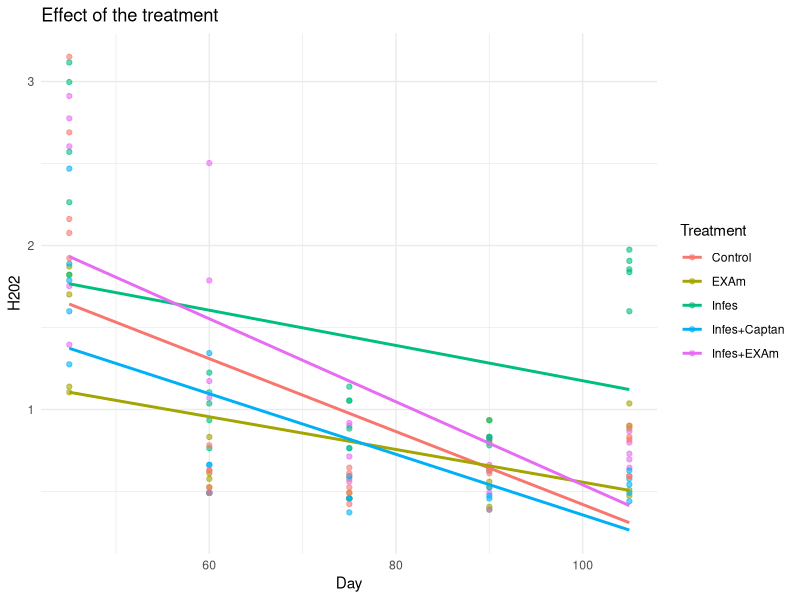
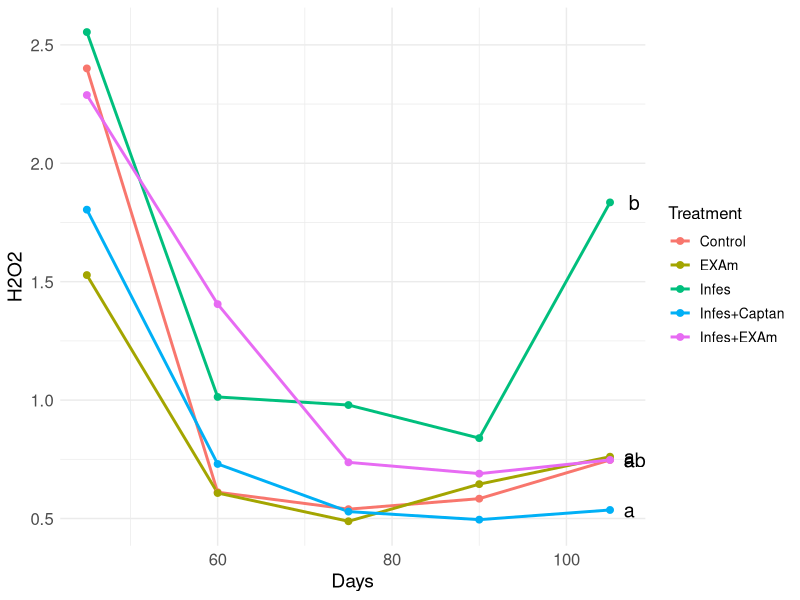
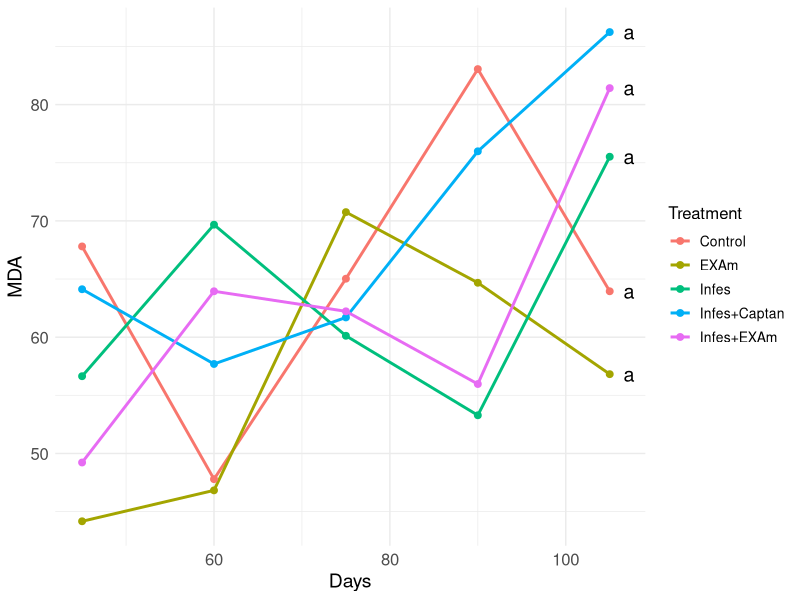
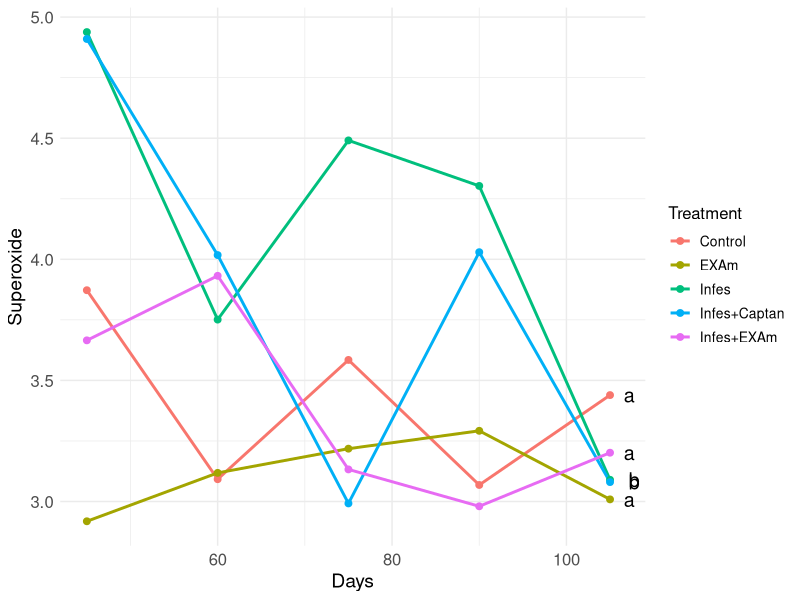
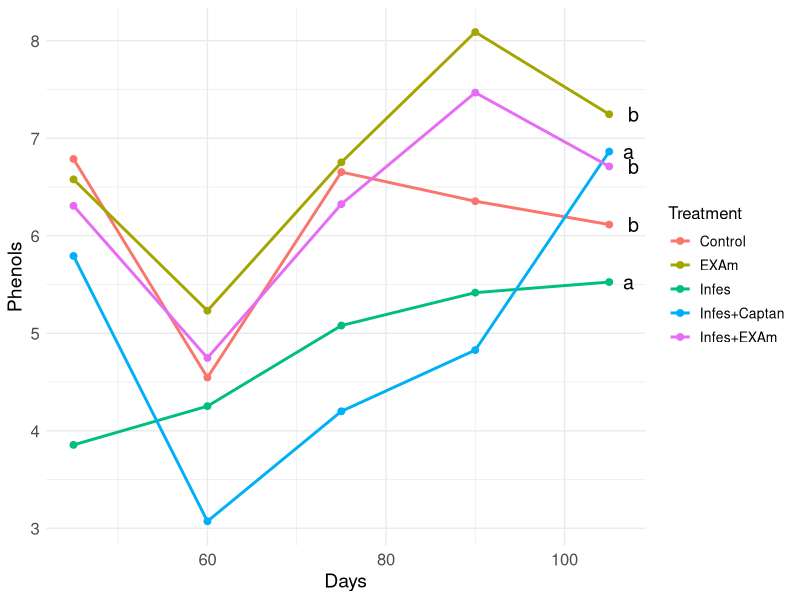
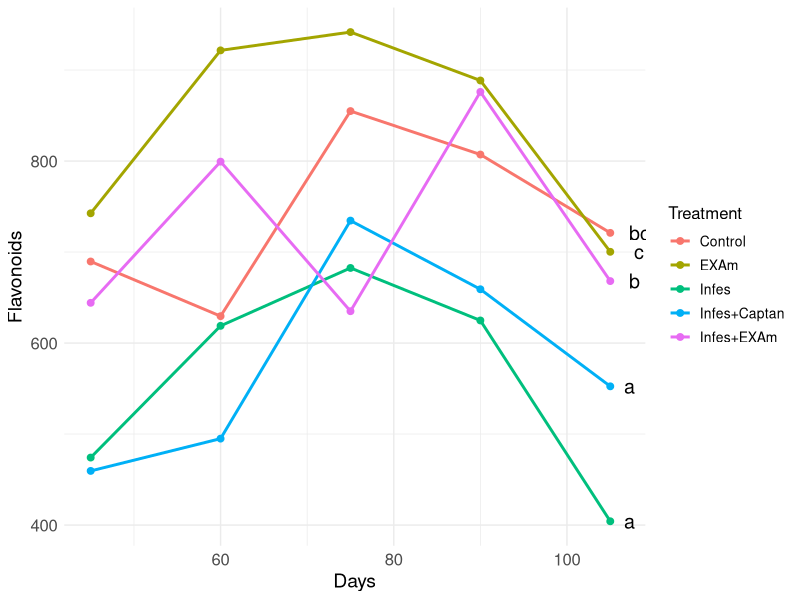
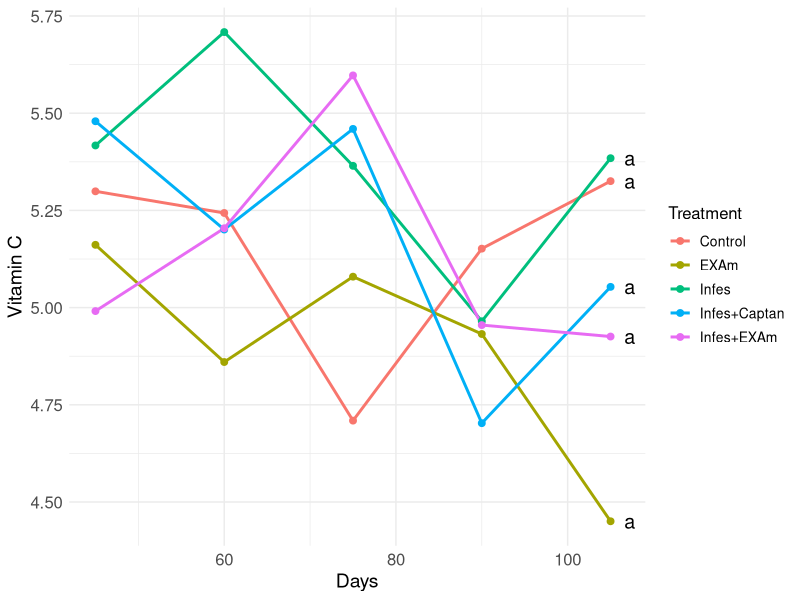
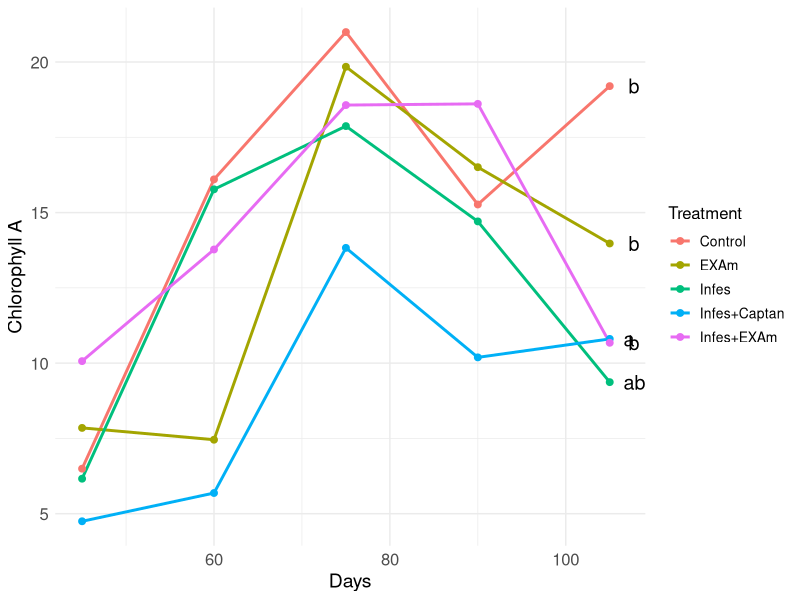

Write the R code that produced these figures, in order.
## ---- chunk 1
library(lme4)
library(lmerTest)
library(ggplot2)
library(emmeans)
library(ggsignif)
library(multcompView)
library(multcomp)
library(rstatix)
library(nlme)
library(dplyr)
## ---- chunk 2
library(readxl)
df <- read_excel("DATA/tomato-clean.xlsx", sheet = 3)
## ---- chunk 3
?lmer
model <- lmer(H202 ~ Day * Treatment + (1 | Block), data = df)
summary(model)
## ---- chunk 4
df$predicted <- predict(model)
ggplot(df, aes(x = Day, y = H202, color = Treatment)) +
  geom_point(alpha = 0.6) +
  geom_line(aes(y = predicted), size = 1) +
  theme_minimal() +
  labs(title = "Effect of the treatment",
       x = "Day",
       y = "H202")
## ---- chunk 5

modelo_repet <- lme(H202 ~ Treatment * Day, random = ~1 | Block/Samples, data = df)
modelo_repet

emm_treatments <- emmeans(modelo_repet, ~ Treatment)

comparissons <- cld(emm_treatments, alpha=0.05, Letters=letters, adjust="tukey")

Lettersabc <- comparissons$.group
Lettersabc
## ---- chunk 6
emm_data <- as.data.frame(comparissons)

letters_df <- data.frame(Treatment = comparissons$Treatment,
                         Letters = comparissons$.group)


medias_df <- df %>%
  group_by(Treatment, Day) %>%
  summarise(H202_mean = mean(H202), .groups = "drop")


lastday <- medias_df %>%
  filter(Day == max(medias_df$Day)) %>%
  left_join(letters_df, by = "Treatment") 


ggplot(medias_df, aes(x = Day, y = H202_mean, group = Treatment, color = Treatment)) +
  geom_line(size = 1) +  
  geom_point(size = 2) + 
  geom_text(data = lastday, 
            aes(label = Letters, x = Day + 1, y = H202_mean), 
            hjust = 0, size = 5, inherit.aes = FALSE) +  
  labs(x = "Days", 
       y = "H2O2", 
       color = "Treatment") +
  scale_color_discrete(name = "Treatment") + 
  theme_minimal() +
  theme(axis.text = element_text(size = 12),
        axis.title = element_text(size = 14),
        legend.title = element_text(size = 12),
        legend.text = element_text(size = 10))
## ---- chunk 7
df$MDA[is.na(df$MDA)] <- mean(df$MDA, na.rm = TRUE)
modelo_repet <- lme(MDA ~ Treatment * Day, random = ~1 | Block/Samples, data = df)
modelo_repet


emm_treatmentsmda <- emmeans(modelo_repet, ~ Treatment)


comparisonsmda <- cld(emm_treatmentsmda, alpha = 0.05, Letters = letters, adjust = "tukey")

# Extraer las letras significativas
Lettersabcmda <- comparisonsmda$.group

# Mostrar las letras significativas
Lettersabcmda
## ---- chunk 8
letters_df <- data.frame(Treatment = comparisonsmda$Treatment,
                         Letters = comparisonsmda$.group)

# Calculate means for MDA by Treatment and Day
medias_df <- df %>%
  group_by(Treatment, Day) %>%
  summarise(MDA_mean = mean(MDA), .groups = "drop")

# Get data for the last day to display letters on the plot
lastday <- medias_df %>%
  filter(Day == max(medias_df$Day)) %>%
  left_join(letters_df, by = "Treatment")

# Create the plot
ggplot(medias_df, aes(x = Day, y = MDA_mean, group = Treatment, color = Treatment)) +
  geom_line(size = 1) +  
  geom_point(size = 2) + 
  geom_text(data = lastday, 
            aes(label = Letters, x = Day + 1, y = MDA_mean), 
            hjust = 0, size = 5, inherit.aes = FALSE) +  
  labs(x = "Days", 
       y = "MDA", 
       color = "Treatment") +
  scale_color_discrete(name = "Treatment") + 
  theme_minimal() +
  theme(axis.text = element_text(size = 12),
        axis.title = element_text(size = 14),
        legend.title = element_text(size = 12),
        legend.text = element_text(size = 10))
## ---- chunk 9
modelo_repet <- lme(Superoxide ~ Treatment * Day, random = ~1 | Block/Samples, data = df)
modelo_repet

emm_treatments_superoxide <- emmeans(modelo_repet, ~ Treatment)

#
comparisons_superoxide <- cld(emm_treatments_superoxide, alpha = 0.05, Letters = letters, adjust = "tukey")


Lettersabc_superoxide <- comparisons_superoxide$.group

#
Lettersabc_superoxide

## ---- chunk 10
letters_df <- data.frame(Treatment = comparisons_superoxide$Treatment,
                         Letters = comparisons_superoxide$.group)


medias_df <- df %>%
  group_by(Treatment, Day) %>%
  summarise(Superoxide_mean = mean(Superoxide), .groups = "drop")


lastday <- medias_df %>%
  filter(Day == max(medias_df$Day)) %>%
  left_join(letters_df, by = "Treatment")


ggplot(medias_df, aes(x = Day, y = Superoxide_mean, group = Treatment, color = Treatment)) +
  geom_line(size = 1) +  
  geom_point(size = 2) + 
  geom_text(data = lastday, 
            aes(label = Letters, x = Day + 1, y = Superoxide_mean), 
            hjust = 0, size = 5, inherit.aes = FALSE) +  
  labs(x = "Days", 
       y = "Superoxide", 
       color = "Treatment") +
  scale_color_discrete(name = "Treatment") + 
  theme_minimal() +
  theme(axis.text = element_text(size = 12),
        axis.title = element_text(size = 14),
        legend.title = element_text(size = 12),
        legend.text = element_text(size = 10))
## ---- chunk 11
modelo_repet <- lme(Phenols ~ Treatment * Day, random = ~1 | Block/Samples, data = df)
modelo_repet  


emm_treatments_phenols <- emmeans(modelo_repet, ~ Treatment)


comparisons_phenols <- cld(emm_treatments_phenols, alpha = 0.05, Letters = letters, adjust = "tukey")


Lettersabc_phenols <- comparisons_phenols$.group


Lettersabc_phenols
## ---- chunk 12
letters_df_phenols <- data.frame(Treatment = comparisons_phenols$Treatment,
                                 Letters = comparisons_phenols$.group)


medias_df_phenols <- df %>%
  group_by(Treatment, Day) %>%
  summarise(Phenols_mean = mean(Phenols), .groups = "drop")


lastday_phenols <- medias_df_phenols %>%
  filter(Day == max(medias_df_phenols$Day)) %>%
  left_join(letters_df_phenols, by = "Treatment")


ggplot(medias_df_phenols, aes(x = Day, y = Phenols_mean, group = Treatment, color = Treatment)) +
  geom_line(size = 1) +  
  geom_point(size = 2) + 
  geom_text(data = lastday_phenols, 
            aes(label = Letters, x = Day + 1, y = Phenols_mean), 
            hjust = 0, size = 5, inherit.aes = FALSE) +  
  labs(x = "Days", 
       y = "Phenols", 
       color = "Treatment") +
  scale_color_discrete(name = "Treatment") + 
  theme_minimal() +
  theme(axis.text = element_text(size = 12),
        axis.title = element_text(size = 14),
        legend.title = element_text(size = 12),
        legend.text = element_text(size = 10))
## ---- chunk 13
modelo_repet <- lme(Flavonoids ~ Treatment * Day, random = ~1 | Block/Samples, data = df)
modelo_repet  


emm_treatments_flavonoids <- emmeans(modelo_repet, ~ Treatment)


comparisons_flavonoids <- cld(emm_treatments_flavonoids, alpha = 0.05, Letters = letters, adjust = "tukey")


Lettersabc_flavonoids <- comparisons_flavonoids$.group


Lettersabc_flavonoids
## ---- chunk 14
letters_df_flavonoids <- data.frame(Treatment = comparisons_flavonoids$Treatment,
                                    Letters = comparisons_flavonoids$.group)


medias_df_flavonoids <- df %>%
  group_by(Treatment, Day) %>%
  summarise(Flavonoids_mean = mean(Flavonoids), .groups = "drop")


lastday_flavonoids <- medias_df_flavonoids %>%
  filter(Day == max(medias_df_flavonoids$Day)) %>%
  left_join(letters_df_flavonoids, by = "Treatment")


ggplot(medias_df_flavonoids, aes(x = Day, y = Flavonoids_mean, group = Treatment, color = Treatment)) +
  geom_line(size = 1) +  
  geom_point(size = 2) + 
  geom_text(data = lastday_flavonoids, 
            aes(label = Letters, x = Day + 1, y = Flavonoids_mean), 
            hjust = 0, size = 5, inherit.aes = FALSE) +  
  labs(x = "Days", 
       y = "Flavonoids", 
       color = "Treatment") +
  scale_color_discrete(name = "Treatment") + 
  theme_minimal() +
  theme(axis.text = element_text(size = 12),
        axis.title = element_text(size = 14),
        legend.title = element_text(size = 12),
        legend.text = element_text(size = 10))
## ---- chunk 15
# Clean up column names by replacing spaces with underscores
names(df) <- gsub(" ", "_", names(df))  # Replace spaces with underscores

# Define the model for Vitamin C using the cleaned column name
modelo_repet <- lme(`Vitamin_C` ~ Treatment * Day, random = ~1 | Block/Samples, data = df)
modelo_repet  

# Compute emmeans for Vitamin C by Treatment
emm_treatments_vitamin_C <- emmeans(modelo_repet, ~ Treatment)

# Conduct Tukey's HSD and store letters for comparison
comparisons_vitamin_C <- cld(emm_treatments_vitamin_C, alpha = 0.05, Letters = letters, adjust = "tukey")

# Extract the groupings (letters) for Vitamin C
Lettersabc_vitamin_C <- comparisons_vitamin_C$.group

Lettersabc_vitamin_C
## ---- chunk 16
# Clean up column names by replacing spaces with underscores
names(df) <- gsub(" ", "_", names(df))  # Replace spaces with underscores

# Conduct comparisons and assign letters (replace Flavonoids with Vitamin C)
letters_df_vitamin_C <- data.frame(Treatment = comparisons_vitamin_C$Treatment,
                                    Letters = comparisons_vitamin_C$.group)

# Summarize the mean for Vitamin C by Treatment and Day
medias_df_vitamin_C <- df %>%
  group_by(Treatment, Day) %>%
  summarise(Vitamin_C_mean = mean(Vitamin_C), .groups = "drop")

# Prepare the dataset for the last day
lastday_vitamin_C <- medias_df_vitamin_C %>%
  filter(Day == max(medias_df_vitamin_C$Day)) %>%
  left_join(letters_df_vitamin_C, by = "Treatment")

# Create the plot
ggplot(medias_df_vitamin_C, aes(x = Day, y = Vitamin_C_mean, group = Treatment, color = Treatment)) +
  geom_line(size = 1) +  
  geom_point(size = 2) + 
  geom_text(data = lastday_vitamin_C, 
            aes(label = Letters, x = Day + 1, y = Vitamin_C_mean), 
            hjust = 0, size = 5, inherit.aes = FALSE) +  
  labs(x = "Days", 
       y = "Vitamin C", 
       color = "Treatment") +
  scale_color_discrete(name = "Treatment") + 
  theme_minimal() +
  theme(axis.text = element_text(size = 12),
        axis.title = element_text(size = 14),
        legend.title = element_text(size = 12),
        legend.text = element_text(size = 10))
## ---- chunk 17
# Clean up column names by replacing spaces with underscores
names(df) <- gsub(" ", "_", names(df))  # Replace spaces with underscores

# Define the model for Chlorophyll A using the cleaned column name
modelo_repet <- lme(Chlorophyll_A ~ Treatment * Day, random = ~1 | Block/Samples, data = df)
modelo_repet  

# Compute emmeans for Chlorophyll A by Treatment
emm_treatments_chlorophyll_A <- emmeans(modelo_repet, ~ Treatment)

# Conduct Tukey's HSD and store letters for comparison
comparisons_chlorophyll_A <- cld(emm_treatments_chlorophyll_A, alpha = 0.05, Letters = letters, adjust = "tukey")

# Extract the groupings (letters) for Chlorophyll A
Lettersabc_chlorophyll_A <- comparisons_chlorophyll_A$.group

Lettersabc_chlorophyll_A
## ---- chunk 18
# Clean up column names by replacing spaces with underscores (again, to ensure consistency)
names(df) <- gsub(" ", "_", names(df))  # Replace spaces with underscores

# Conduct comparisons and assign letters for Chlorophyll A
letters_df_chlorophyll_A <- data.frame(Treatment = comparisons_chlorophyll_A$Treatment,
                                        Letters = comparisons_chlorophyll_A$.group)

# Summarize the mean for Chlorophyll A by Treatment and Day
medias_df_chlorophyll_A <- df %>%
  group_by(Treatment, Day) %>%
  summarise(Chlorophyll_A_mean = mean(Chlorophyll_A), .groups = "drop")

# Prepare the dataset for the last day
lastday_chlorophyll_A <- medias_df_chlorophyll_A %>%
  filter(Day == max(medias_df_chlorophyll_A$Day)) %>%
  left_join(letters_df_chlorophyll_A, by = "Treatment")

# Create the plot for Chlorophyll A
ggplot(medias_df_chlorophyll_A, aes(x = Day, y = Chlorophyll_A_mean, group = Treatment, color = Treatment)) +
  geom_line(size = 1) +  
  geom_point(size = 2) + 
  geom_text(data = lastday_chlorophyll_A, 
            aes(label = Letters, x = Day + 1, y = Chlorophyll_A_mean), 
            hjust = 0, size = 5, inherit.aes = FALSE) +  
  labs(x = "Days", 
       y = "Chlorophyll A", 
       color = "Treatment") +
  scale_color_discrete(name = "Treatment") + 
  theme_minimal() +
  theme(axis.text = element_text(size = 12),
        axis.title = element_text(size = 14),
        legend.title = element_text(size = 12),
        legend.text = element_text(size = 10))
## ---- chunk 19
# Clean up column names by replacing spaces with underscores
names(df) <- gsub(" ", "_", names(df))  # Replace spaces with underscores

# Define the model for Chlorophyll B using the cleaned column name
modelo_repet <- lme(Chlorophyll_B ~ Treatment * Day, random = ~1 | Block/Samples, data = df)
modelo_repet  

# Compute emmeans for Chlorophyll B by Treatment
emm_treatments_chlorophyll_B <- emmeans(modelo_repet, ~ Treatment)

# Conduct Tukey's HSD and store letters for comparison
comparisons_chlorophyll_B <- cld(emm_treatments_chlorophyll_B, alpha = 0.05, Letters = letters, adjust = "tukey")

# Extract the groupings (letters) for Chlorophyll B
Lettersabc_chlorophyll_B <- comparisons_chlorophyll_B$.group

Lettersabc_chlorophyll_B
## ---- chunk 20
# Clean up column names by replacing spaces with underscores (again, to ensure consistency)
names(df) <- gsub(" ", "_", names(df))  # Replace spaces with underscores

# Conduct comparisons and assign letters for Chlorophyll B
letters_df_chlorophyll_B <- data.frame(Treatment = comparisons_chlorophyll_B$Treatment,
                                        Letters = comparisons_chlorophyll_B$.group)

# Summarize the mean for Chlorophyll B by Treatment and Day
medias_df_chlorophyll_B <- df %>%
  group_by(Treatment, Day) %>%
  summarise(Chlorophyll_B_mean = mean(Chlorophyll_B), .groups = "drop")

# Prepare the dataset for the last day
lastday_chlorophyll_B <- medias_df_chlorophyll_B %>%
  filter(Day == max(medias_df_chlorophyll_B$Day)) %>%
  left_join(letters_df_chlorophyll_B, by = "Treatment")

# Create the plot for Chlorophyll B
ggplot(medias_df_chlorophyll_B, aes(x = Day, y = Chlorophyll_B_mean, group = Treatment, color = Treatment)) +
  geom_line(size = 1) +  
  geom_point(size = 2) + 
  geom_text(data = lastday_chlorophyll_B, 
            aes(label = Letters, x = Day + 1, y = Chlorophyll_B_mean), 
            hjust = 0, size = 5, inherit.aes = FALSE) +  
  labs(x = "Days", 
       y = "Chlorophyll B", 
       color = "Treatment") +
  scale_color_discrete(name = "Treatment") + 
  theme_minimal() +
  theme(axis.text = element_text(size = 12),
        axis.title = element_text(size = 14),
        legend.title = element_text(size = 12),
        legend.text = element_text(size = 10))
## ---- chunk 21
# Clean up column names by replacing spaces with underscores
names(df) <- gsub(" ", "_", names(df))  # Replace spaces with underscores

# Define the model for Total Chlorophyll using the cleaned column name
modelo_repet <- lme(Total_chlorophyll ~ Treatment * Day, random = ~1 | Block/Samples, data = df)
modelo_repet  

# Compute emmeans for Total Chlorophyll by Treatment
emm_treatments_total_chlorophyll <- emmeans(modelo_repet, ~ Treatment)

# Conduct Tukey's HSD and store letters for comparison
comparisons_total_chlorophyll <- cld(emm_treatments_total_chlorophyll, alpha = 0.05, Letters = letters, adjust = "tukey")

# Extract the groupings (letters) for Total Chlorophyll
Lettersabc_total_chlorophyll <- comparisons_total_chlorophyll$.group

Lettersabc_total_chlorophyll
## ---- chunk 22
# Clean up column names by replacing spaces with underscores (again, to ensure consistency)
names(df) <- gsub(" ", "_", names(df))  # Replace spaces with underscores

# Conduct comparisons and assign letters for Total Chlorophyll
letters_df_total_chlorophyll <- data.frame(Treatment = comparisons_total_chlorophyll$Treatment,
                                           Letters = comparisons_total_chlorophyll$.group)

# Summarize the mean for Total Chlorophyll by Treatment and Day
medias_df_total_chlorophyll <- df %>%
  group_by(Treatment, Day) %>%
  summarise(Total_Chlorophyll_mean = mean(Total_chlorophyll), .groups = "drop")

# Prepare the dataset for the last day
lastday_total_chlorophyll <- medias_df_total_chlorophyll %>%
  filter(Day == max(medias_df_total_chlorophyll$Day)) %>%
  left_join(letters_df_total_chlorophyll, by = "Treatment")

# Create the plot for Total Chlorophyll
ggplot(medias_df_total_chlorophyll, aes(x = Day, y = Total_Chlorophyll_mean, group = Treatment, color = Treatment)) +
  geom_line(size = 1) +  
  geom_point(size = 2) + 
  geom_text(data = lastday_total_chlorophyll, 
            aes(label = Letters, x = Day + 1, y = Total_Chlorophyll_mean), 
            hjust = 0, size = 5, inherit.aes = FALSE) +  
  labs(x = "Days", 
       y = "Total Chlorophyll", 
       color = "Treatment") +
  scale_color_discrete(name = "Treatment") + 
  theme_minimal() +
  theme(axis.text = element_text(size = 12),
        axis.title = element_text(size = 14),
        legend.title = element_text(size = 12),
        legend.text = element_text(size = 10))
## ---- chunk 23
# Clean up column names by replacing spaces with underscores
names(df) <- gsub(" ", "_", names(df))  # Replace spaces with underscores

# Define the model for B carotene using the cleaned column name
modelo_repet <- lme(`B_carotene` ~ Treatment * Day, random = ~1 | Block/Samples, data = df)
modelo_repet  

# Compute emmeans for B carotene by Treatment
emm_treatments_b_carotene <- emmeans(modelo_repet, ~ Treatment)

# Conduct Tukey's HSD and store letters for comparison
comparisons_b_carotene <- cld(emm_treatments_b_carotene, alpha = 0.05, Letters = letters, adjust = "tukey")

# Extract the groupings (letters) for B carotene
Lettersabc_b_carotene <- comparisons_b_carotene$.group

Lettersabc_b_carotene
## ---- chunk 24
# Clean up column names by replacing spaces with underscores (again, to ensure consistency)
names(df) <- gsub(" ", "_", names(df))  # Replace spaces with underscores

# Conduct comparisons and assign letters for B carotene
letters_df_b_carotene <- data.frame(Treatment = comparisons_b_carotene$Treatment,
                                    Letters = comparisons_b_carotene$.group)

# Summarize the mean for B carotene by Treatment and Day
medias_df_b_carotene <- df %>%
  group_by(Treatment, Day) %>%
  summarise(B_carotene_mean = mean(`B_carotene`), .groups = "drop")

# Prepare the dataset for the last day
lastday_b_carotene <- medias_df_b_carotene %>%
  filter(Day == max(medias_df_b_carotene$Day)) %>%
  left_join(letters_df_b_carotene, by = "Treatment")

# Create the plot for B carotene
ggplot(medias_df_b_carotene, aes(x = Day, y = B_carotene_mean, group = Treatment, color = Treatment)) +
  geom_line(size = 1) +  
  geom_point(size = 2) + 
  geom_text(data = lastday_b_carotene, 
            aes(label = Letters, x = Day + 1, y = B_carotene_mean), 
            hjust = 0, size = 5, inherit.aes = FALSE) +  
  labs(x = "Days", 
       y = "B carotene", 
       color = "Treatment") +
  scale_color_discrete(name = "Treatment") + 
  theme_minimal() +
  theme(axis.text = element_text(size = 12),
        axis.title = element_text(size = 14),
        legend.title = element_text(size = 12),
        legend.text = element_text(size = 10))
## ---- chunk 25
modelo_repet <- lme(Proteins ~ Treatment * Day, random = ~1 | Block/Samples, data = df)
modelo_repet  

emm_treatments_proteins <- emmeans(modelo_repet, ~ Treatment)

comparisons_proteins <- cld(emm_treatments_proteins, alpha = 0.05, Letters = letters, adjust = "tukey")

Lettersabc_proteins <- comparisons_proteins$.group

Lettersabc_proteins
## ---- chunk 26
letters_df_proteins <- data.frame(Treatment = comparisons_proteins$Treatment,
                                  Letters = comparisons_proteins$.group)

medias_df_proteins <- df %>%
  group_by(Treatment, Day) %>%
  summarise(Proteins_mean = mean(Proteins), .groups = "drop")

lastday_proteins <- medias_df_proteins %>%
  filter(Day == max(medias_df_proteins$Day)) %>%
  left_join(letters_df_proteins, by = "Treatment")

ggplot(medias_df_proteins, aes(x = Day, y = Proteins_mean, group = Treatment, color = Treatment)) +
  geom_line(size = 1) +  
  geom_point(size = 2) + 
  geom_text(data = lastday_proteins, 
            aes(label = Letters, x = Day + 1, y = Proteins_mean), 
            hjust = 0, size = 5, inherit.aes = FALSE) +  
  labs(x = "Days", 
       y = "Proteins", 
       color = "Treatment") +
  scale_color_discrete(name = "Treatment") + 
  theme_minimal() +
  theme(axis.text = element_text(size = 12),
        axis.title = element_text(size = 14),
        legend.title = element_text(size = 12),
        legend.text = element_text(size = 10))
## ---- chunk 27
# Clean up column names by replacing spaces with underscores
names(df) <- gsub(" ", "_", names(df))  # Replace spaces with underscores

# Define the model for yellow carotenoids using the cleaned column name
modelo_repet <- lme(`yellow_carotenoids` ~ Treatment * Day, random = ~1 | Block/Samples, data = df)
modelo_repet  

# Compute emmeans for yellow carotenoids by Treatment
emm_treatments_yellow_carotenoids <- emmeans(modelo_repet, ~ Treatment)

# Conduct Tukey's HSD and store letters for comparison
comparisons_yellow_carotenoids <- cld(emm_treatments_yellow_carotenoids, alpha = 0.05, Letters = letters, adjust = "tukey")

# Extract the groupings (letters) for yellow carotenoids
Lettersabc_yellow_carotenoids <- comparisons_yellow_carotenoids$.group

Lettersabc_yellow_carotenoids
## ---- chunk 28
# Clean up column names by replacing spaces with underscores (again, to ensure consistency)
names(df) <- gsub(" ", "_", names(df))  # Replace spaces with underscores

# Conduct comparisons and assign letters for yellow carotenoids
letters_df_yellow_carotenoids <- data.frame(Treatment = comparisons_yellow_carotenoids$Treatment,
                                             Letters = comparisons_yellow_carotenoids$.group)

# Summarize the mean for yellow carotenoids by Treatment and Day
medias_df_yellow_carotenoids <- df %>%
  group_by(Treatment, Day) %>%
  summarise(yellow_carotenoids_mean = mean(`yellow_carotenoids`), .groups = "drop")

# Prepare the dataset for the last day
lastday_yellow_carotenoids <- medias_df_yellow_carotenoids %>%
  filter(Day == max(medias_df_yellow_carotenoids$Day)) %>%
  left_join(letters_df_yellow_carotenoids, by = "Treatment")

# Create the plot for yellow carotenoids
ggplot(medias_df_yellow_carotenoids, aes(x = Day, y = yellow_carotenoids_mean, group = Treatment, color = Treatment)) +
  geom_line(size = 1) +  
  geom_point(size = 2) + 
  geom_text(data = lastday_yellow_carotenoids, 
            aes(label = Letters, x = Day + 1, y = yellow_carotenoids_mean), 
            hjust = 0, size = 5, inherit.aes = FALSE) +  
  labs(x = "Days", 
       y = "Yellow Carotenoids", 
       color = "Treatment") +
  scale_color_discrete(name = "Treatment") + 
  theme_minimal() +
  theme(axis.text = element_text(size = 12),
        axis.title = element_text(size = 14),
        legend.title = element_text(size = 12),
        legend.text = element_text(size = 10))
